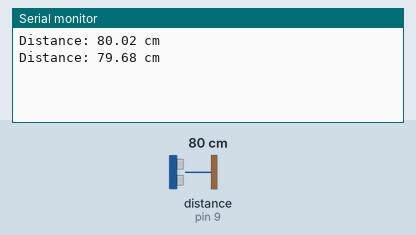
Recording of a sketch running on a simulated Arduino Uno, built with avr-gcc and run on an emulated ATmega328P. Shown: the last lines printed to the serial monitor. Wiring (inferred from the names in the program): ultrasonic range finder: trigger pin 8; echo pin 9. The test bench sets the inputs (shaded band); at power-on: distance to the obstacle (sensor on pin 9) 80 cm. The echo pulse lasts 58.3 µs per cm.

Above: at 1.8 s.
1.9 s: distance to the obstacle (sensor on pin 9) set to 2 cm
At 2.5 s:
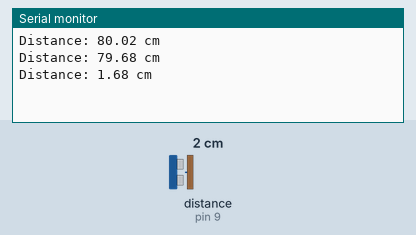
3.4 s: distance to the obstacle (sensor on pin 9) set to 4 cm
At 4.8 s:
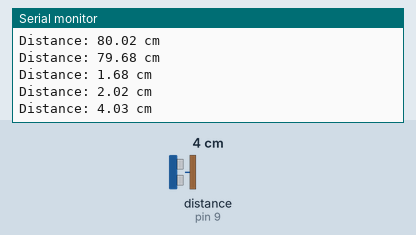
Timing chart, 0 to 6.4 s (numbered marks = the images above; inputs shaded):
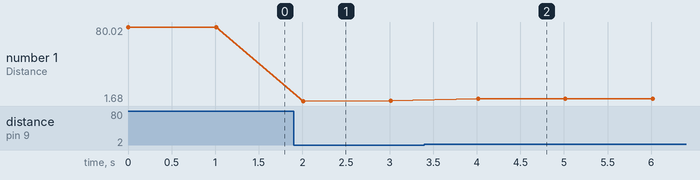

The sketch:

ultrasonic.ino
```cpp
// HC-SR04 Ultrasonic Sensor with Arduino Uno

const int trigPin = 8;
const int echoPin = 9;

long duration;
float distance;

void setup() {
  Serial.begin(9600);

  pinMode(trigPin, OUTPUT);
  pinMode(echoPin, INPUT);

  digitalWrite(trigPin, LOW);
}

void loop() {

  // Clear trigger pin
  digitalWrite(trigPin, LOW);
  delayMicroseconds(2);

  // Send 10 us pulse
  digitalWrite(trigPin, HIGH);
  delayMicroseconds(10);
  digitalWrite(trigPin, LOW);

  // Read echo
  duration = pulseIn(echoPin, HIGH, 30000);
    distance = duration * 0.0343 / 2.0;
    Serial.print("Distance: ");
    Serial.print(distance);
    Serial.println(" cm");
  delay(1000);
}
```

Measured:
- after the input at 1.9 s, the serial monitor: prints a new line after 0.11 s (image 1)
- after the input at 3.4 s, the serial monitor: prints a new line after 0.61 s (image 2)
- plotted number 1: 79.68 → 2.02 after the input at 1.9 s, 2.02 → 4.03 after the input at 3.4 s
